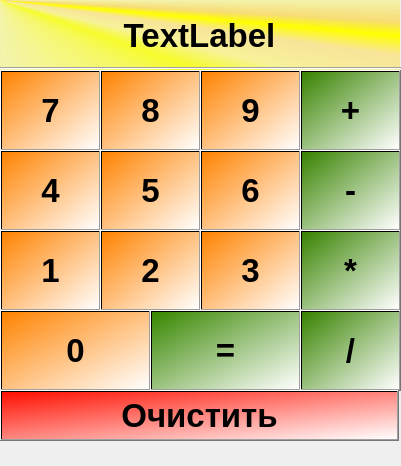
<?xml version="1.0" encoding="UTF-8"?>
<ui version="4.0">
 <class>MainWindow</class>
 <widget class="QMainWindow" name="MainWindow">
  <property name="geometry">
   <rect>
    <x>0</x>
    <y>0</y>
    <width>401</width>
    <height>466</height>
   </rect>
  </property>
  <property name="minimumSize">
   <size>
    <width>400</width>
    <height>400</height>
   </size>
  </property>
  <property name="windowTitle">
   <string>Калькулятор</string>
  </property>
  <widget class="QWidget" name="centralwidget">
   <widget class="QLabel" name="main_text_label">
    <property name="geometry">
     <rect>
      <x>-1</x>
      <y>0</y>
      <width>401</width>
      <height>71</height>
     </rect>
    </property>
    <property name="font">
     <font>
      <pointsize>25</pointsize>
      <weight>75</weight>
      <italic>false</italic>
      <bold>true</bold>
      <underline>false</underline>
      <strikeout>false</strikeout>
     </font>
    </property>
    <property name="styleSheet">
     <string notr="true">background-color: qconicalgradient(cx:0, cy:0, angle:135, stop:0 rgba(255, 255, 0, 69), stop:0.375 rgba(255, 255, 0, 69), stop:0.423533 rgba(251, 255, 0, 145), stop:0.45 rgba(247, 255, 0, 208), stop:0.477581 rgba(255, 244, 71, 130), stop:0.518717 rgba(255, 218, 71, 130), stop:0.55 rgba(255, 255, 0, 255), stop:0.57754 rgba(255, 203, 0, 130), stop:0.625 rgba(255, 255, 0, 69), stop:1 rgba(255, 255, 0, 69));</string>
    </property>
    <property name="text">
     <string>TextLabel</string>
    </property>
    <property name="alignment">
     <set>Qt::AlignCenter</set>
    </property>
    <property name="margin">
     <number>0</number>
    </property>
   </widget>
   <widget class="Line" name="line">
    <property name="geometry">
     <rect>
      <x>0</x>
      <y>60</y>
      <width>401</width>
      <height>16</height>
     </rect>
    </property>
    <property name="orientation">
     <enum>Qt::Horizontal</enum>
    </property>
   </widget>
   <widget class="QPushButton" name="pushButton_7">
    <property name="geometry">
     <rect>
      <x>0</x>
      <y>70</y>
      <width>101</width>
      <height>81</height>
     </rect>
    </property>
    <property name="font">
     <font>
      <pointsize>25</pointsize>
      <weight>75</weight>
      <bold>true</bold>
     </font>
    </property>
    <property name="styleSheet">
     <string notr="true">background-color: qlineargradient(spread:repeat, x1:0, y1:0, x2:1, y2:1, stop:0 rgba(255, 131, 0, 255), stop:1 rgba(255, 255, 255, 255));</string>
    </property>
    <property name="text">
     <string>7</string>
    </property>
   </widget>
   <widget class="QPushButton" name="pushButton_8">
    <property name="geometry">
     <rect>
      <x>100</x>
      <y>70</y>
      <width>101</width>
      <height>81</height>
     </rect>
    </property>
    <property name="font">
     <font>
      <pointsize>25</pointsize>
      <weight>75</weight>
      <bold>true</bold>
     </font>
    </property>
    <property name="styleSheet">
     <string notr="true">background-color: qlineargradient(spread:repeat, x1:0, y1:0, x2:1, y2:1, stop:0 rgba(255, 131, 0, 255), stop:1 rgba(255, 255, 255, 255));</string>
    </property>
    <property name="text">
     <string>8</string>
    </property>
   </widget>
   <widget class="QPushButton" name="pushButton_9">
    <property name="geometry">
     <rect>
      <x>200</x>
      <y>70</y>
      <width>101</width>
      <height>81</height>
     </rect>
    </property>
    <property name="font">
     <font>
      <pointsize>25</pointsize>
      <weight>75</weight>
      <bold>true</bold>
     </font>
    </property>
    <property name="styleSheet">
     <string notr="true">background-color: qlineargradient(spread:repeat, x1:0, y1:0, x2:1, y2:1, stop:0 rgba(255, 131, 0, 255), stop:1 rgba(255, 255, 255, 255));</string>
    </property>
    <property name="text">
     <string>9</string>
    </property>
   </widget>
   <widget class="QPushButton" name="pushButton_4">
    <property name="geometry">
     <rect>
      <x>0</x>
      <y>150</y>
      <width>101</width>
      <height>81</height>
     </rect>
    </property>
    <property name="font">
     <font>
      <pointsize>25</pointsize>
      <weight>75</weight>
      <bold>true</bold>
     </font>
    </property>
    <property name="styleSheet">
     <string notr="true">background-color: qlineargradient(spread:repeat, x1:0, y1:0, x2:1, y2:1, stop:0 rgba(255, 131, 0, 255), stop:1 rgba(255, 255, 255, 255));</string>
    </property>
    <property name="text">
     <string>4</string>
    </property>
   </widget>
   <widget class="QPushButton" name="pushButton_5">
    <property name="geometry">
     <rect>
      <x>100</x>
      <y>150</y>
      <width>101</width>
      <height>81</height>
     </rect>
    </property>
    <property name="font">
     <font>
      <pointsize>25</pointsize>
      <weight>75</weight>
      <bold>true</bold>
     </font>
    </property>
    <property name="styleSheet">
     <string notr="true">background-color: qlineargradient(spread:repeat, x1:0, y1:0, x2:1, y2:1, stop:0 rgba(255, 131, 0, 255), stop:1 rgba(255, 255, 255, 255));</string>
    </property>
    <property name="text">
     <string>5</string>
    </property>
   </widget>
   <widget class="QPushButton" name="pushButton_6">
    <property name="geometry">
     <rect>
      <x>200</x>
      <y>150</y>
      <width>101</width>
      <height>81</height>
     </rect>
    </property>
    <property name="font">
     <font>
      <pointsize>25</pointsize>
      <weight>75</weight>
      <bold>true</bold>
     </font>
    </property>
    <property name="styleSheet">
     <string notr="true">background-color: qlineargradient(spread:repeat, x1:0, y1:0, x2:1, y2:1, stop:0 rgba(255, 131, 0, 255), stop:1 rgba(255, 255, 255, 255));</string>
    </property>
    <property name="text">
     <string>6</string>
    </property>
   </widget>
   <widget class="QPushButton" name="pushButton_1">
    <property name="geometry">
     <rect>
      <x>0</x>
      <y>230</y>
      <width>101</width>
      <height>81</height>
     </rect>
    </property>
    <property name="font">
     <font>
      <pointsize>25</pointsize>
      <weight>75</weight>
      <bold>true</bold>
     </font>
    </property>
    <property name="styleSheet">
     <string notr="true">background-color: qlineargradient(spread:repeat, x1:0, y1:0, x2:1, y2:1, stop:0 rgba(255, 131, 0, 255), stop:1 rgba(255, 255, 255, 255));</string>
    </property>
    <property name="text">
     <string>1</string>
    </property>
   </widget>
   <widget class="QPushButton" name="pushButton_2">
    <property name="geometry">
     <rect>
      <x>100</x>
      <y>230</y>
      <width>101</width>
      <height>81</height>
     </rect>
    </property>
    <property name="font">
     <font>
      <pointsize>25</pointsize>
      <weight>75</weight>
      <bold>true</bold>
     </font>
    </property>
    <property name="styleSheet">
     <string notr="true">background-color: qlineargradient(spread:repeat, x1:0, y1:0, x2:1, y2:1, stop:0 rgba(255, 131, 0, 255), stop:1 rgba(255, 255, 255, 255));</string>
    </property>
    <property name="text">
     <string>2</string>
    </property>
   </widget>
   <widget class="QPushButton" name="pushButton_3">
    <property name="geometry">
     <rect>
      <x>200</x>
      <y>230</y>
      <width>101</width>
      <height>81</height>
     </rect>
    </property>
    <property name="font">
     <font>
      <pointsize>25</pointsize>
      <weight>75</weight>
      <bold>true</bold>
     </font>
    </property>
    <property name="styleSheet">
     <string notr="true">background-color: qlineargradient(spread:repeat, x1:0, y1:0, x2:1, y2:1, stop:0 rgba(255, 131, 0, 255), stop:1 rgba(255, 255, 255, 255));</string>
    </property>
    <property name="text">
     <string>3</string>
    </property>
   </widget>
   <widget class="QPushButton" name="pushButton_0">
    <property name="geometry">
     <rect>
      <x>0</x>
      <y>310</y>
      <width>151</width>
      <height>81</height>
     </rect>
    </property>
    <property name="font">
     <font>
      <pointsize>25</pointsize>
      <weight>75</weight>
      <bold>true</bold>
     </font>
    </property>
    <property name="styleSheet">
     <string notr="true">background-color: qlineargradient(spread:repeat, x1:0, y1:0, x2:1, y2:1, stop:0 rgba(255, 131, 0, 255), stop:1 rgba(255, 255, 255, 255));</string>
    </property>
    <property name="text">
     <string>0</string>
    </property>
   </widget>
   <widget class="QPushButton" name="pushButton_equal">
    <property name="geometry">
     <rect>
      <x>150</x>
      <y>310</y>
      <width>151</width>
      <height>81</height>
     </rect>
    </property>
    <property name="font">
     <font>
      <pointsize>25</pointsize>
      <weight>75</weight>
      <bold>true</bold>
     </font>
    </property>
    <property name="styleSheet">
     <string notr="true">background-color: qlineargradient(spread:repeat, x1:0, y1:0, x2:1, y2:1, stop:0 rgba(55, 135, 0, 255), stop:1 rgba(255, 255, 255, 255));</string>
    </property>
    <property name="text">
     <string>=</string>
    </property>
   </widget>
   <widget class="QPushButton" name="pushButton_plus">
    <property name="geometry">
     <rect>
      <x>300</x>
      <y>70</y>
      <width>101</width>
      <height>81</height>
     </rect>
    </property>
    <property name="font">
     <font>
      <pointsize>25</pointsize>
      <weight>75</weight>
      <bold>true</bold>
     </font>
    </property>
    <property name="styleSheet">
     <string notr="true">background-color: qlineargradient(spread:repeat, x1:0, y1:0, x2:1, y2:1, stop:0 rgba(55, 131, 0, 255), stop:1 rgba(255, 255, 255, 255));</string>
    </property>
    <property name="text">
     <string>+</string>
    </property>
   </widget>
   <widget class="QPushButton" name="pushButton_minus">
    <property name="geometry">
     <rect>
      <x>300</x>
      <y>150</y>
      <width>101</width>
      <height>81</height>
     </rect>
    </property>
    <property name="font">
     <font>
      <pointsize>25</pointsize>
      <weight>75</weight>
      <bold>true</bold>
     </font>
    </property>
    <property name="styleSheet">
     <string notr="true">background-color: qlineargradient(spread:repeat, x1:0, y1:0, x2:1, y2:1, stop:0 rgba(55, 131, 0, 255), stop:1 rgba(255, 255, 255, 255));</string>
    </property>
    <property name="text">
     <string>-</string>
    </property>
   </widget>
   <widget class="QPushButton" name="pushButton_multiplies">
    <property name="geometry">
     <rect>
      <x>300</x>
      <y>230</y>
      <width>101</width>
      <height>81</height>
     </rect>
    </property>
    <property name="font">
     <font>
      <pointsize>25</pointsize>
      <weight>75</weight>
      <bold>true</bold>
     </font>
    </property>
    <property name="styleSheet">
     <string notr="true">background-color: qlineargradient(spread:repeat, x1:0, y1:0, x2:1, y2:1, stop:0 rgba(55, 131, 0, 255), stop:1 rgba(255, 255, 255, 255));</string>
    </property>
    <property name="text">
     <string>*</string>
    </property>
   </widget>
   <widget class="QPushButton" name="pushButton_divide">
    <property name="geometry">
     <rect>
      <x>300</x>
      <y>310</y>
      <width>101</width>
      <height>81</height>
     </rect>
    </property>
    <property name="font">
     <font>
      <pointsize>25</pointsize>
      <weight>75</weight>
      <bold>true</bold>
     </font>
    </property>
    <property name="styleSheet">
     <string notr="true">background-color: qlineargradient(spread:repeat, x1:0, y1:0, x2:1, y2:1, stop:0 rgba(55, 131, 0, 255), stop:1 rgba(255, 255, 255, 255));</string>
    </property>
    <property name="text">
     <string>/</string>
    </property>
   </widget>
   <widget class="QPushButton" name="pushButton_equal_2">
    <property name="geometry">
     <rect>
      <x>0</x>
      <y>390</y>
      <width>399</width>
      <height>51</height>
     </rect>
    </property>
    <property name="font">
     <font>
      <pointsize>25</pointsize>
      <weight>75</weight>
      <bold>true</bold>
     </font>
    </property>
    <property name="styleSheet">
     <string notr="true">background-color: qlineargradient(spread:repeat, x1:0, y1:0, x2:1, y2:1, stop:0 rgba(255, 15, 0, 255), stop:1 rgba(255, 255, 255, 255));</string>
    </property>
    <property name="text">
     <string>Очистить</string>
    </property>
   </widget>
  </widget>
  <widget class="QMenuBar" name="menubar">
   <property name="geometry">
    <rect>
     <x>0</x>
     <y>0</y>
     <width>401</width>
     <height>21</height>
    </rect>
   </property>
  </widget>
 </widget>
 <resources/>
 <connections/>
</ui>
